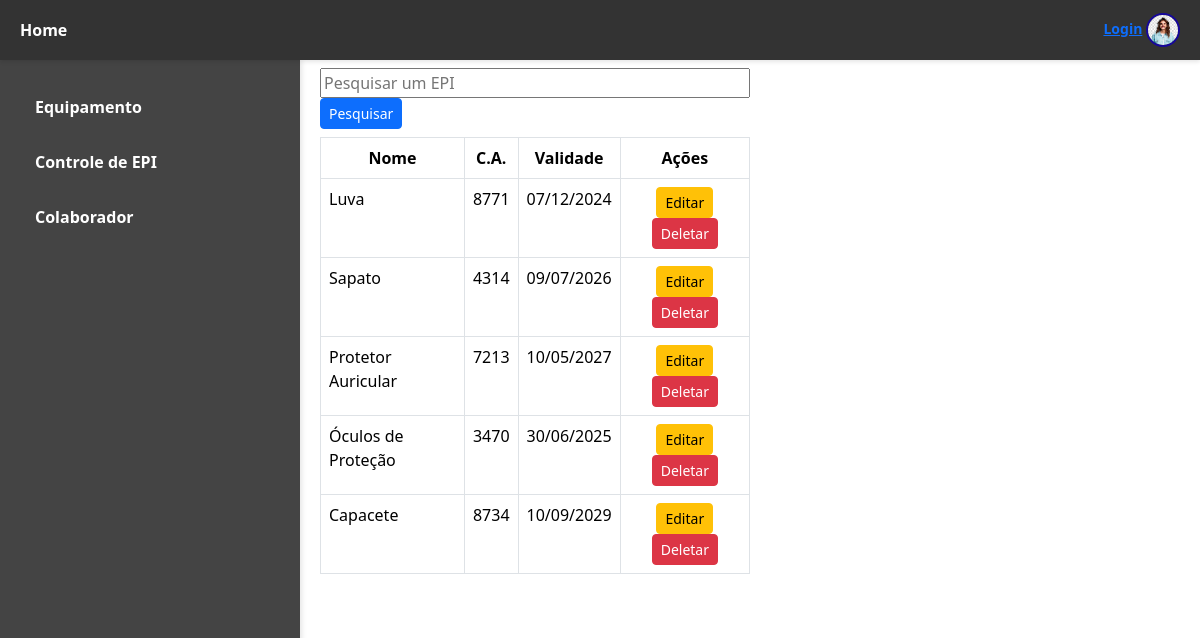
The app's page /atualizar/ with its own data.
### epi/models.py (models this page shows, shortened)
class Equipamento(models.Model):
        nome = models.CharField(max_length=100)
        ca = models.IntegerField(max_length=100)
        validade = models.DateField()

### epi/views.py (the view, shortened to what this page needs)
# urls.py: path('atualizar/', views.atualizar_epi, name='atualizar_epi_tela'),
def atualizar_epi(request, id=0):
    if id == 0:
        if request.method == 'GET' and request.GET.get('nome_item'):
            nome_item = request.GET.get('nome_item')
            itens = Equipamento.objects.filter(nome__icontains=nome_item)
        else:
            itens = Equipamento.objects.all()
        return render(request, 'epi/globals/atualizar.html', {'itens': itens})

### epi/templates/epi/globals/atualizar.html (shortened to what this page needs)
{% extends "epi/index.html" %}
{% block content %}
<form class="form-group my-2" method="get" style="width: 50%;">
    <input type="text" name="nome_item" placeholder="Pesquisar um EPI" value="{{ request.GET.nome_item }}" style="width: 100%;">
    <button type="submit" class="btn btn-primary btn-sm">Pesquisar</button>
</form>
<div class="table-responsive">
    <table class="table table-bordered" style="width: 50%;">
        <thead>
            <tr>
                <th style="text-align: center">Nome</th>
                <th style="text-align: center">C.A.</th>
                <th style="text-align: center">Validade</th>
                <th style="text-align: center">Ações</th>
            </tr>
        </thead>
        <tbody>
            {% for item in itens %}
            <tr>
                <td>{{ item.nome }}</td>
                <td>{{ item.ca }}</td>
                <td>{{ item.validade|date:'d/m/Y' }}</td>
                <td style="text-align: center;">
                    <a href="{% url 'atualizar_epi' item.id %}" class="btn btn-warning btn-sm">Editar</a>
                    <a href="{% url 'excluir_epi' item.id %}" class="btn btn-danger btn-sm">Deletar</a>
                </td>
            </tr>
            {% endfor %}
        </tbody>
    </table>
</div>
{% endblock content %}

### records on screen
Equipamento: nome "Luva", ca "8771", validade "07/12/2024"
Equipamento: nome "Sapato", ca "4314", validade "09/07/2026"
Equipamento: nome "Protetor Auricular", ca "7213", validade "10/05/2027"
Equipamento: nome "Óculos de Proteção", ca "3470", validade "30/06/2025"
Equipamento: nome "Capacete", ca "8734", validade "10/09/2029"
